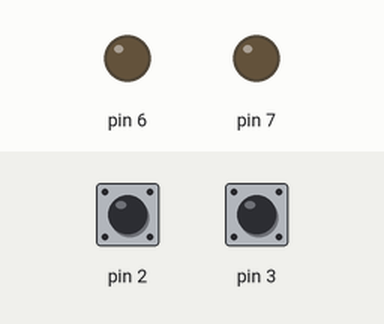
This sketch was run on a simulated Arduino Uno, built with avr-gcc and run on an emulated ATmega328P. On the bench: output pins drawn as LEDs (lit = HIGH). The inputs (shaded band) are chosen by the test bench; at power-on: pin 2 HIGH, pin 3 HIGH.

Above: at 5.0 s.
5.1 s: pin 2 pulled LOW for 0.15 s
At 5.17 s:
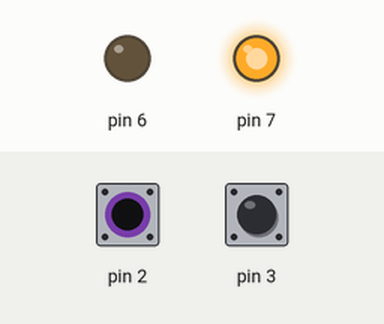
6.7 s: pin 3 pulled LOW for 0.15 s
At 6.77 s:
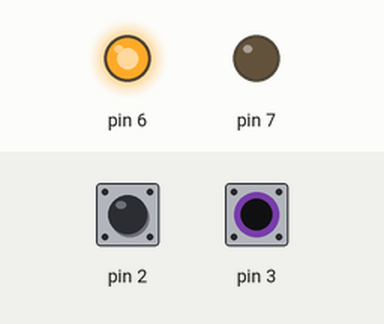
8.3 s: pin 3 pulled LOW for 3.2 s
At 12.2 s:
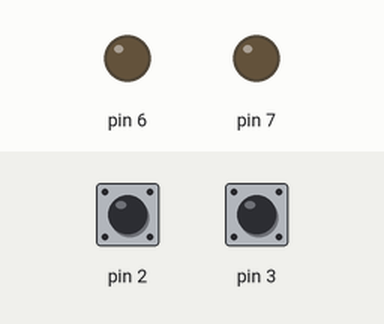
13.0 s: pin 2 pulled LOW for 3.2 s
At 13.4 s:
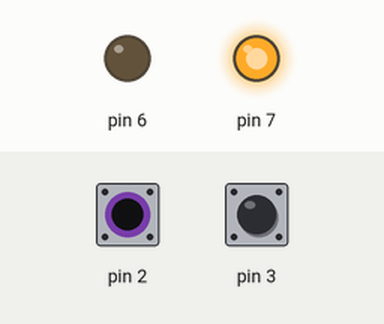
17.7 s: pin 2 driven LOW and pin 3 driven LOW
At 18.2 s:
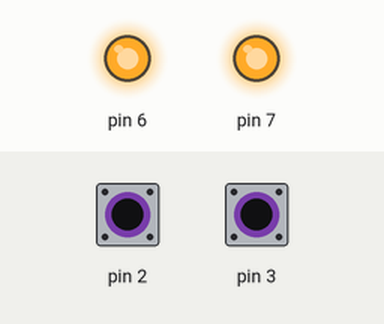
Timing chart, 0 to 20.2 s (numbered marks = the images above; inputs shaded):
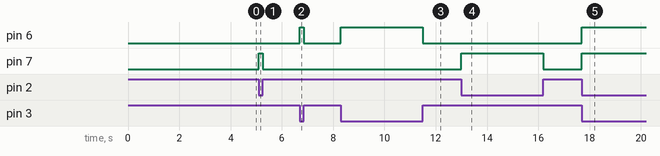

The sketch:

interrupt_swtich.ino
```cpp
ISR(INT0_vect) {
   if (PIND & 0b00000100){ //check if pin2 is high
      PORTD &= 0b01111111; //turn LED off
    } else {
      PORTD |= 0b10000000; //turn LED on
    }
}

ISR(INT1_vect) {
   if (PIND & 0b00001000){ //check if pin3 is high
      PORTD &= 0b10111111; //turn LED off
    } else {
      PORTD |= 0b01000000; //turn LED on
    }
}

int main(void)
{
   DDRD = 0b11000000; //set pin7 as output
   PORTD = 0b00001100; //internal pull-up

  EICRA = 0b00000101; //any logical change on INT0
  EIMSK = 0b00000011; //enable INT0
  sei();

  while(1) {
//    if (PIND & 0b00010000){ //check if pin4 is high
//      PORTD &= 0b01111111; //turn LED off
//    } else {
//      PORTD |= 0b10000000; //turn LED on
//    }

  _delay_ms(2000);
 }
}
```

Measured:
- after the input at 5.1 s, pin 7: LOW → HIGH at once, → LOW 0.15 s later
- after the input at 6.7 s, pin 6: LOW → HIGH at once, → LOW 0.15 s later
- after the input at 8.3 s, pin 6: LOW → HIGH at once, → LOW 3.2 s later
- after the input at 13.0 s, pin 7: LOW → HIGH at once, → LOW 3.2 s later
- after the input at 17.7 s, pin 6, pin 7: LOW → HIGH at once
